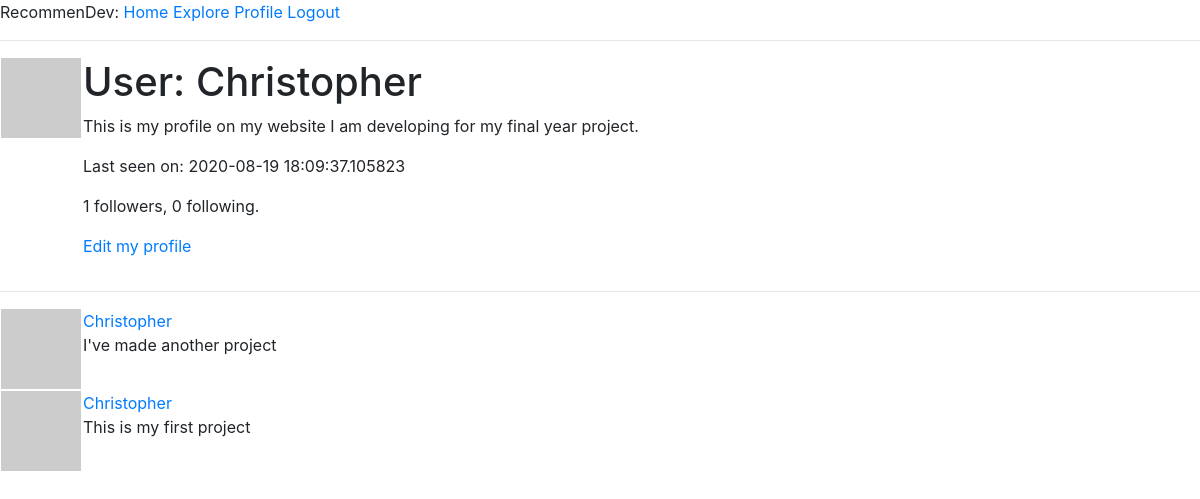
/user/Christopher (signed in), run on an earlier commit of the app's database.
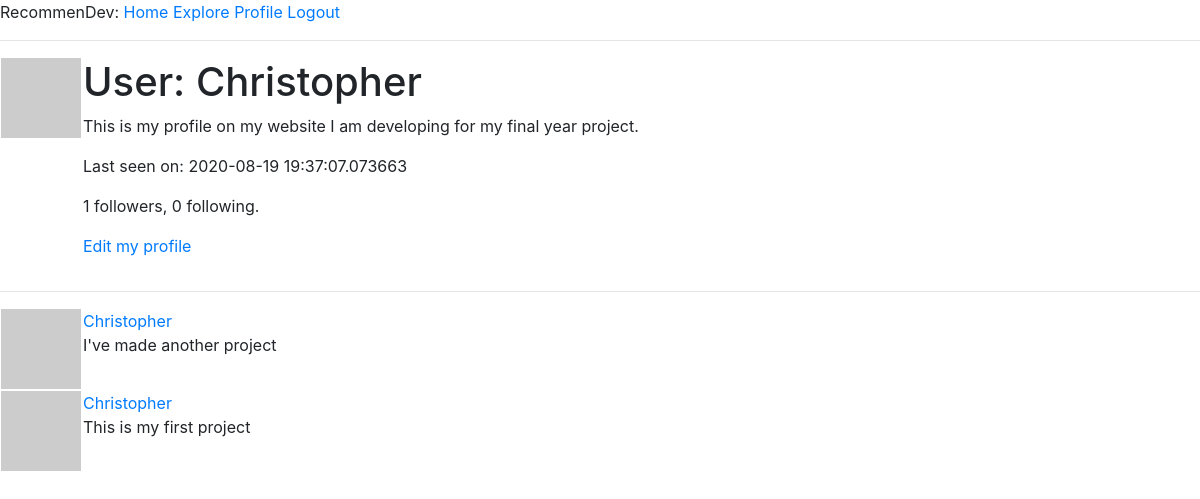
And on a later commit of the database.
### app/models.py (models this page shows, shortened)
class User(UserMixin, db.Model):
    id = db.Column(db.Integer, primary_key=True)
    username = db.Column(db.String(30), index=True, unique=True)
    email = db.Column(db.String(50), index=True, unique=True)
    password_hash = db.Column(db.String(128))
    projects = db.relationship('Project', backref='owner', lazy='dynamic')
    about_me = db.Column(db.String(140))
    last_seen = db.Column(db.DateTime, default=datetime.utcnow)
    followed = db.relationship(
        'User', secondary=followers,
        primaryjoin=(followers.c.follower_id == id),
        secondaryjoin=(followers.c.followed_id == id),
        backref=db.backref('followers', lazy='dynamic'), lazy='dynamic')
    def avatar(self, size):
        digest = md5(self.email.lower().encode('utf-8')).hexdigest()
        return 'https://www.gravatar.com/avatar/{}?d=retro&s={}'.format(digest, size)

### app/routes.py (the view)
@app.route('/user/<username>')
@login_required
def user(username):
    user = User.query.filter_by(username=username).first_or_404()
    page = request.args.get('page', 1, type=int)
    projects = user.projects.order_by(Project.timestamp.desc()).paginate(page, app.config['POSTS_PER_PAGE'], False)
    next_url = url_for('user', username=user.username, page=projects.next_num) \
        if projects.has_next else None
    prev_url = url_for('user', username=user.username, page=projects.prev_num) \
        if projects.has_prev else None
    form = EmptyForm()
    return render_template('user.html', title=f'{user.username}\'s profile', user=user, projects=projects.items, next_url=next_url, prev_url=prev_url, form=form)

### app/models.py (called while the page is built)
@login.user_loader
def load_user(id):
    return User.query.get(int(id))

### app/routes.py (called while the page is built)
@app.before_request
def before_request():
    if current_user.is_authenticated:
        current_user.last_seen = datetime.utcnow()
        db.session.commit()

### app/templates/user.html (shortened to what this page needs)
{% extends "base.html" %}
{% block content %}
    <table>
        <tr valign="top">
            <td><img src="{{ user.avatar(128) }}"></td>
            <td>
                <h1>User: {{ user.username }}</h1>
                {% if user.about_me %}<p>{{ user.about_me }}</p>{% endif %}
                {% if user.last_seen %}<p>Last seen on: {{ user.last_seen }}</p>{% endif %}
                <p>{{ user.followers.count() }} followers, {{ user.followed.count() }} following.</p>
                {% if user == current_user %}
                <p><a href="{{ url_for('edit_profile') }}">Edit my profile</a></p>
                {% endif %}
            </td>
        </tr>
    </table>
    <hr>
    {% for project in projects %}
        {% include '_project.html' %}
    {% endfor %}
{% endblock %}

What changed in the data, as far as the page shows it:
changed User "Christopher": last_seen "2020-08-19 18:09:37.105823" → "2020-08-19 19:37:07.073663"
